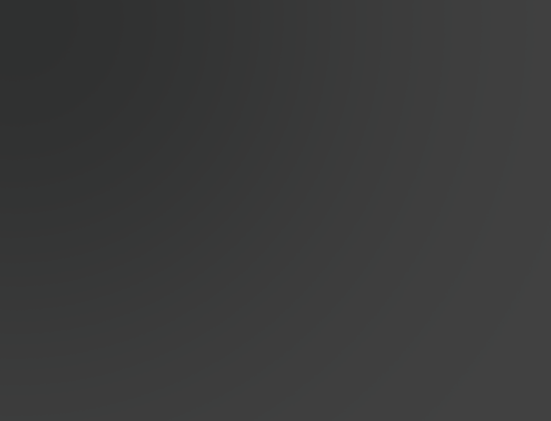
#> input picture f1/zx.png, 551 x 421 px
$ python 'ş.py'
#> lines starting #> are read from the running program, lines starting #| are printed output that depends on the picture
from PIL import Image

# Open an image file
with Image.open("zx.png") as img:
    # Resize the image
#> img is the input picture: PIL image 551x421 RGB; mean R, G, B 57.9, 58.3, 58.3
    resized_img = img.resize((1300, 800))
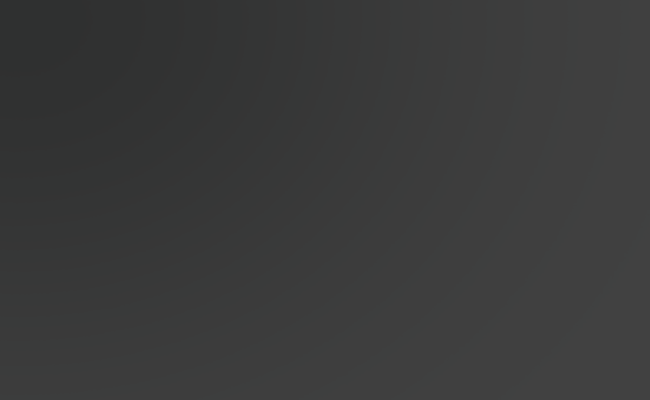
#> resized_img: PIL image 1300x800 RGB (shown at 1/2 size); mean R, G, B 57.9, 58.3, 58.3
    # Save the resized image
    resized_img.save("back.png")

# Provide the path to the resized image
"back.png"
